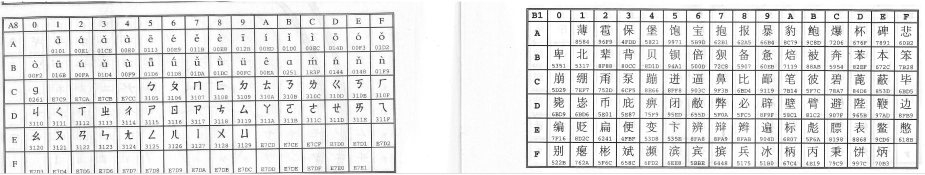
#> input picture grid_extractor/test/image/GB18030/no_watermark.jpg, 1849 x 350 px (shown at 1/2 size)
$ python -i core.py   (imports and definitions only)   (older library calls are emulated)
#> lines starting #> are read from the running program, lines starting #| are printed output that depends on the picture
#> further down, picture is the input picture: shape (350, 1849, 3); min 2, max 255, mean 226.2
### grid_extractor/api/cv2helper.py
import numpy as np
from typing import Union, List, Callable, Tuple
import ctypes
import cv2


def show_img(img_list: Union[np.ndarray, List[np.ndarray]], combine_fun: Callable = np.vstack,
             window_name='demo', window_size: Union[int, Tuple[int, int]] = None,
             delay_time=0, note: Union[str, List[str]] = None, **options):

    if isinstance(img_list, np.ndarray):
        img_list = [img_list]

    if window_size != -1:
        cv2.namedWindow(window_name, cv2.WINDOW_NORMAL)
        if window_size is None:
            window_size = (ctypes.windll.user32.GetSystemMetrics(0) // 2, ctypes.windll.user32.GetSystemMetrics(1) // 2) if hasattr(ctypes, 'windll') \
                else (400, 600)
        w, h = window_size
        cv2.resizeWindow(window_name, w, h)

    if isinstance(note, str):
        print(note)

    result_list = []
    for idx, img in enumerate(img_list):
        img = np.copy(img)
        if len(img.shape) != 3:
            img = cv2.cvtColor(img, cv2.COLOR_GRAY2BGR)
            print('convert gray to bgr') if options.get('debug') else None
        if note and isinstance(note, list) and idx < len(note):
            org_x, org_y = org = options.get('org', (50, 50))
            img = cv2.copyMakeBorder(img, org_y*2, 0, 0, 0,
                                     cv2.BORDER_CONSTANT, value=(128, 128, 128))
            cv2.putText(img, note[idx], org=org,
                        fontFace=options.get('fontFace', cv2.FONT_HERSHEY_SIMPLEX),
                        fontScale=options.get('fontScale', 2),
                        color=options.get('color', (0, 255, 255)),
                        thickness=options.get('color', 4))
        result_list.append(img)
    cv2.imshow(window_name, combine_fun(result_list))
    cv2.waitKey(delay_time)

### grid_extractor/core.py
import cv2
import numpy as np
from .api.cv2helper import show_img
from typing import (
    Callable, Generator,
    Iterator, Tuple, Union, Dict
)
import sys
from pathlib import Path
import functools


class GridExtractorBase:
    __slots__ = ('img_bgr',)

    # [106 lines left out: functions __init__, channel, _get_hv_contours, get_horizontal_contours, get_vertical_contours, get_hough_lines and 1 more, not called in this run]


class ShadowClearMixin:
    __slots__ = ()

    @staticmethod
    def analysis_by_channel(img: np.ndarray, **options):
        """
        :param img
        :param options:
            - dilate_kernel
            - median_blur_size
            - combine_fun
        :return:
        """
        dilate_kernel = options.get('dilate_kernel', (7, 7))
        median_blur_size = options.get('median_blur_size', 21)
        result = []
        result_norm = []
        for i, img_channel in enumerate(cv2.split(img)):
            img_channel: np.ndarray
            img_dilate = cv2.dilate(img_channel, np.ones(dilate_kernel, np.uint8))
            img_bg = cv2.medianBlur(img_dilate, median_blur_size)
            diff = cv2.absdiff(img_channel, img_bg)
            diff_inv = 255 - diff

            img_norm: np.ndarray = cv2.normalize(diff_inv, None, alpha=0, beta=255, norm_type=cv2.NORM_MINMAX, dtype=cv2.CV_8UC1)

            show_img([img_channel, img_bg, diff, diff_inv, img_norm], combine_fun=options.get('combine_fun', np.vstack),
                     note=[f'channel:{i}', 'bg', 'diff', 'diff inv', 'img_norm'],
                     debug=True)

            result.append(diff_inv)
            result_norm.append(img_norm)
#> this loop made 3 passes
#> (printed output is left out)
#> pass 1, in analysis_by_channel, `diff = cv2.absdiff(img_channel, img_bg)`:
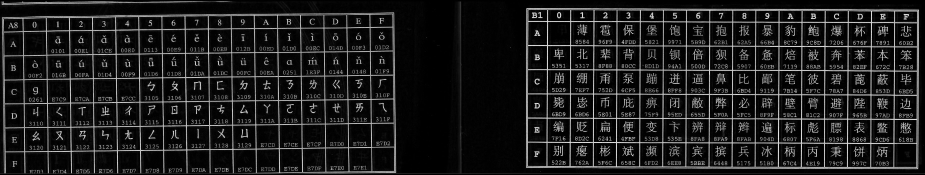
#> diff: shape (350, 1849) (shown at 1/2 size); min 0, max 253, mean 28.5
#> after the loop, result = 3 items; result_norm = 3 items
        img_combine = cv2.merge(result)
        img_combine_norm = cv2.merge(result_norm)
        show_img([img_combine, img_combine_norm], note=['combine', 'combine norm'])
#> call 4 of show_img, with window_name = 'demo', delay_time = 0
#> the loop in show_img (call 4), `for idx, img in enumerate(img_list):` made 2 passes
#> (org_x, org_y) on passes 1 to 2: (50, 50), (50, 50)
#> pass 1, in show_img (call 4), `img = cv2.copyMakeBorder(img, org_y*2, 0, 0, 0, cv2.BORDER_CONSTANT, v..`:
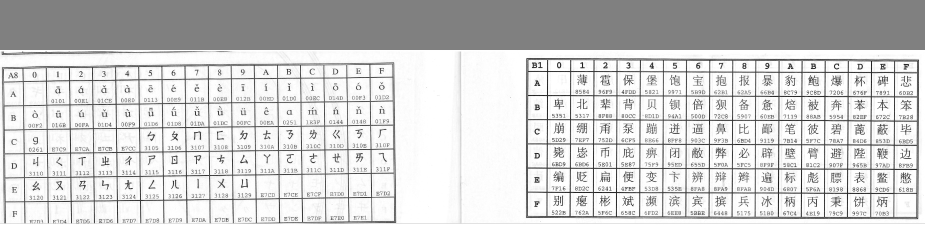
#> img: shape (450, 1849, 3) (shown at 1/2 size); min 2, max 255, mean 204.6
#> after the loop in show_img (call 4), `for idx, img in enumerate(img_list):`: result_list = 2 items
#> in show_img (call 4), `cv2.imshow(window_name, combine_fun(result_list))`:
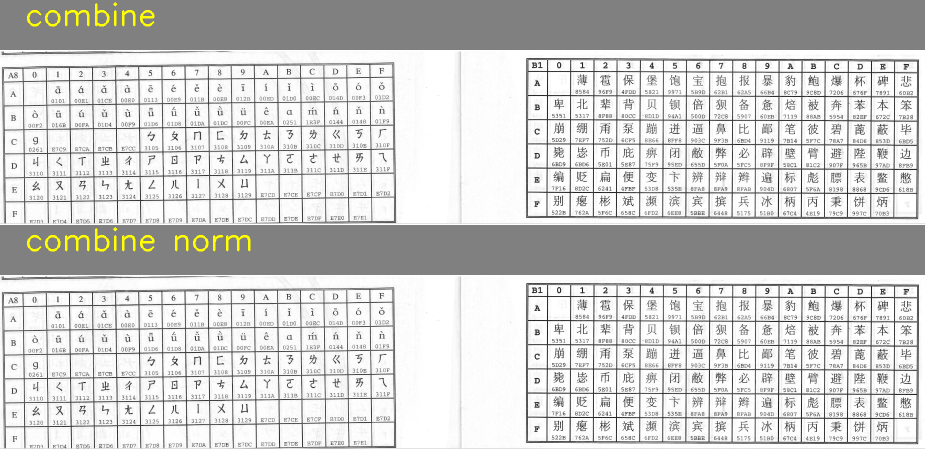
#> window 'demo': shape (900, 1849, 3) (shown at 1/2 size); mean B, G, R 204, 205.1, 205.1
        return img_combine, img_combine_norm


class OCRMixin:
    __slots__ = ()

    LANG = 'eng'

    # [20 lines left out: function ocr_predict, not called in this run]

>>> import cv2
>>> picture = cv2.imread('test/image/GB18030/no_watermark.jpg')
>>> result = ShadowClearMixin().analysis_by_channel(picture)
